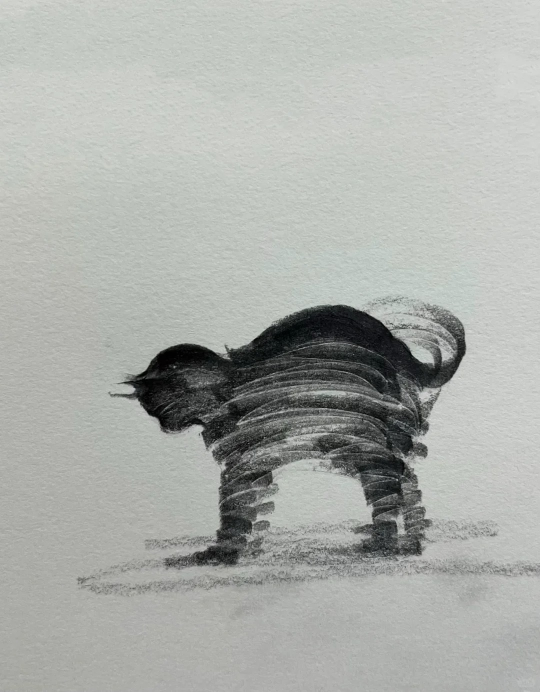
#> input picture assets/style-references/charcoal-sweep-cat-01.jpg, 1080 x 1383 px (shown at 1/2 size)
$ python validate_output.py ../assets/style-references/charcoal-sweep-cat-01.jpg --source ../assets/style-references/charcoal-sweep-cat-02.jpg
#> lines starting #> are read from the running program, lines starting #| are printed output that depends on the picture
### scripts/compose_poster.py
#!/usr/bin/env python3
"""Compose an untouched source photo and a generated abstract panel."""

from __future__ import annotations

import argparse
import json
from pathlib import Path

from PIL import Image, ImageOps


# [9 lines left out: function parse_size, not called in this run]


def auto_photo_share(image: Image.Image) -> float:
    ratio = image.width / image.height
    if ratio >= 1.2:
        return 0.48
    if ratio <= 0.8:
        return 0.62
    return 0.55


def cover(image: Image.Image, size: tuple[int, int], focus: tuple[float, float]) -> Image.Image:
    return ImageOps.fit(
        image,
        size,
        method=Image.Resampling.LANCZOS,
        centering=focus,
    )


# [58 lines left out: functions build_parser, main, not called in this run]


# [2 lines that do not run on import are left out]

### scripts/validate_output.py
#!/usr/bin/env python3
"""Validate dimensions, source-photo fidelity, and clean panel corners."""

from __future__ import annotations

import argparse
import json
from pathlib import Path

from PIL import Image, ImageChops, ImageOps, ImageStat

from compose_poster import auto_photo_share, cover


def parse_ratio(value: str) -> float:
    try:
        width, height = (float(part) for part in value.split(":", 1))
        return width / height
    except (ValueError, ZeroDivisionError) as exc:
        raise argparse.ArgumentTypeError("ratio must look like 9:16") from exc


def parse_hex(value: str) -> tuple[int, int, int]:
    clean = value.strip().lstrip("#")
    if len(clean) != 6:
        raise argparse.ArgumentTypeError("color must use six hexadecimal digits")
    try:
        return tuple(int(clean[index : index + 2], 16) for index in (0, 2, 4))
    except ValueError as exc:
        raise argparse.ArgumentTypeError("color must use hexadecimal digits") from exc


def mean_error(left: Image.Image, right: Image.Image) -> float:
    difference = ImageChops.difference(left, right)
    return sum(ImageStat.Stat(difference).mean) / 3


def corner_error(image: Image.Image, panel_top: int, ivory: tuple[int, int, int]) -> float:
    width, height = image.size
    sample = max(4, round(min(width, height - panel_top) * 0.012))
    boxes = [
        (0, panel_top, sample, panel_top + sample),
        (width - sample, panel_top, width, panel_top + sample),
        (0, height - sample, sample, height),
        (width - sample, height - sample, width, height),
    ]
    reference = Image.new("RGB", (sample, sample), ivory)
    errors = [mean_error(image.crop(box), reference) for box in boxes]
    return sorted(errors)[1]


def build_parser() -> argparse.ArgumentParser:
    parser = argparse.ArgumentParser(description=__doc__)
    parser.add_argument("input", type=Path)
    parser.add_argument("--ratio", type=parse_ratio, default=parse_ratio("9:16"))
    parser.add_argument("--ratio-tolerance", type=float, default=0.001)
    parser.add_argument("--source", type=Path)
    parser.add_argument("--photo-share", type=float)
    parser.add_argument("--focus-x", type=float, default=0.5)
    parser.add_argument("--focus-y", type=float, default=0.5)
    parser.add_argument("--fidelity-tolerance", type=float, default=1.5)
    parser.add_argument("--ivory", type=parse_hex, default=parse_hex("#F3F0E8"))
    parser.add_argument("--corner-tolerance", type=float, default=18.0)
    return parser


def main() -> int:
    args = build_parser().parse_args()
    with Image.open(args.input) as result_file:
#> result_file is the input picture: PIL image 1080x1383 RGB; mean R, G, B 171.3, 174.2, 170
        result = ImageOps.exif_transpose(result_file).convert("RGB")

    actual_ratio = result.width / result.height
#> actual_ratio = 0.781
    ratio_error = abs(actual_ratio - args.ratio)
#> ratio_error = 0.218
    share = args.photo_share
    fidelity_error = None
    if args.source:
        with Image.open(args.source) as source_file:
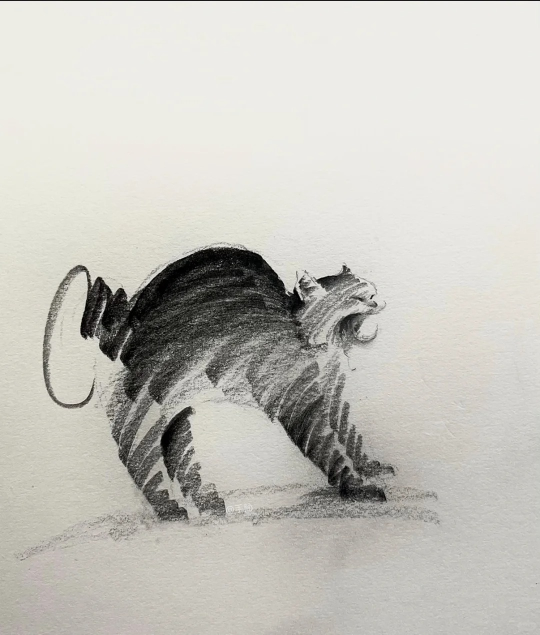
#> input picture assets/style-references/charcoal-sweep-cat-02.jpg, 1080 x 1270 px (shown at 1/2 size)
#> source_file is the input picture: PIL image 1080x1270 RGB; mean R, G, B 197.5, 196, 189.5
            source = ImageOps.exif_transpose(source_file).convert("RGB")
        share = share if share is not None else auto_photo_share(source)
#> share = 0.55
        photo_height = round(result.height * share)
#> photo_height = 761
        expected = cover(source, (result.width, photo_height), (args.focus_x, args.focus_y))
#> in cover, `return ImageOps.fit( image, size, method=Image.Resampling.LANCZOS, cen..`:
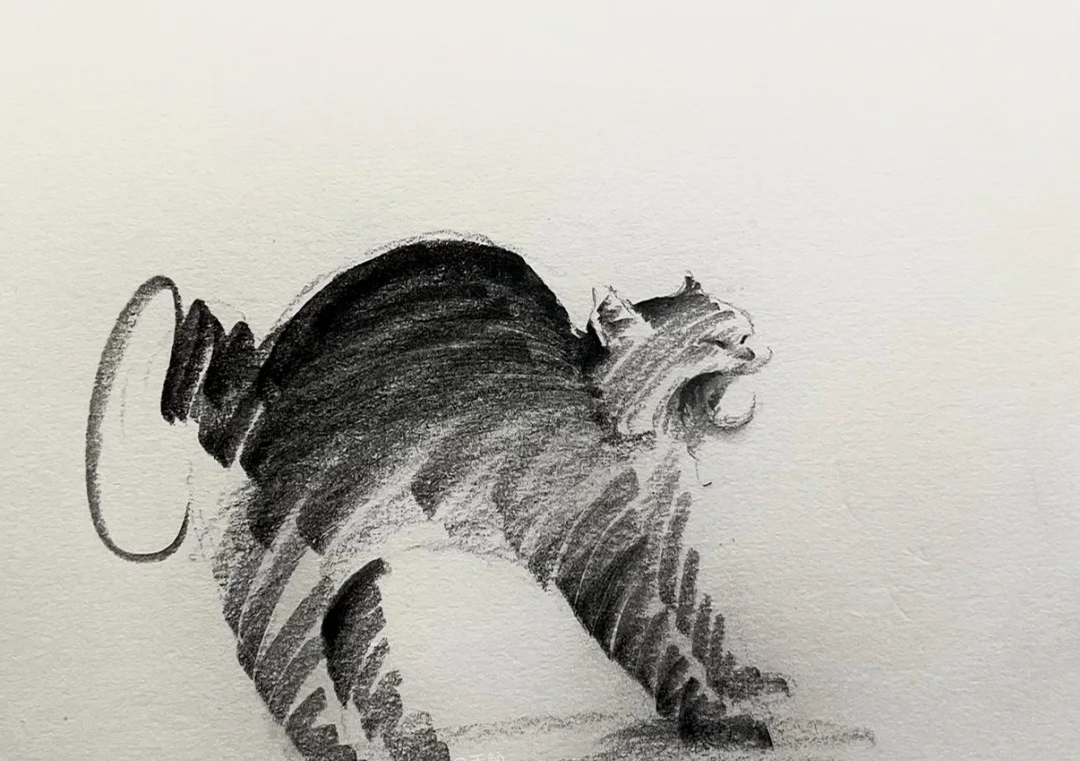
#> returned value: PIL image 1080x761 RGB; mean R, G, B 187.4, 186, 179.2
        fidelity_error = mean_error(result.crop((0, 0, result.width, photo_height)), expected)
#> in mean_error, `difference = ImageChops.difference(left, right)`:
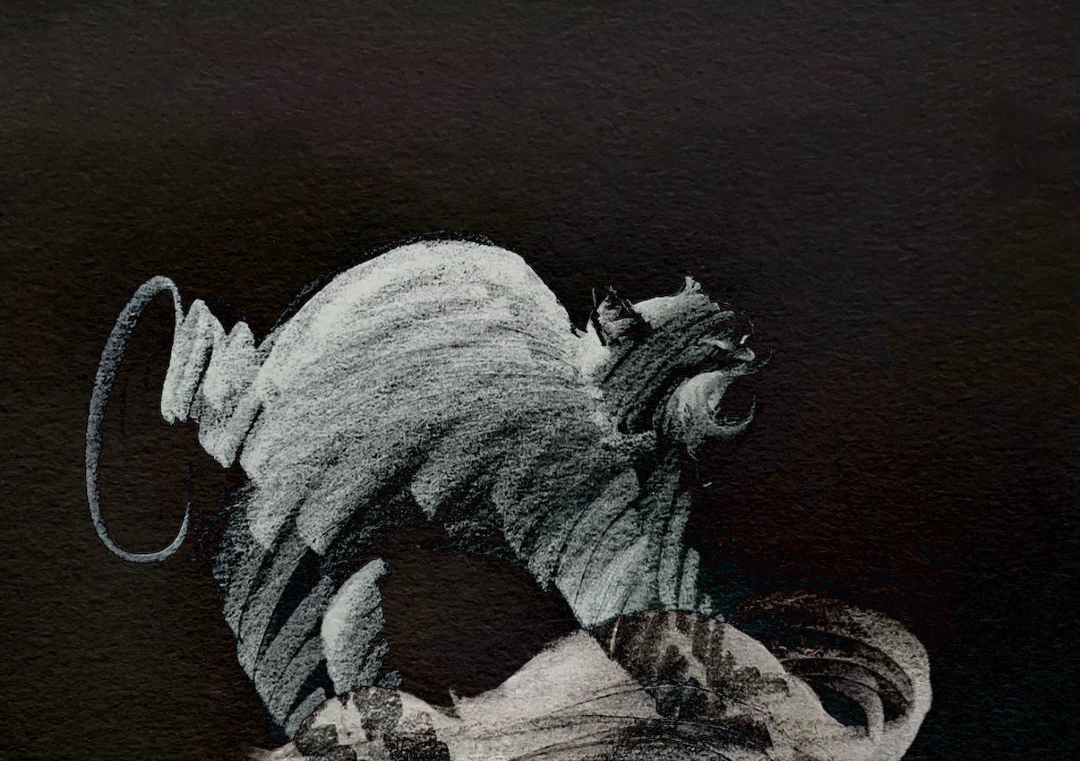
#> difference: PIL image 1080x761 RGB; mean R, G, B 47, 44.7, 42.2
#> in mean_error, `difference = ImageChops.difference(left, right)`:
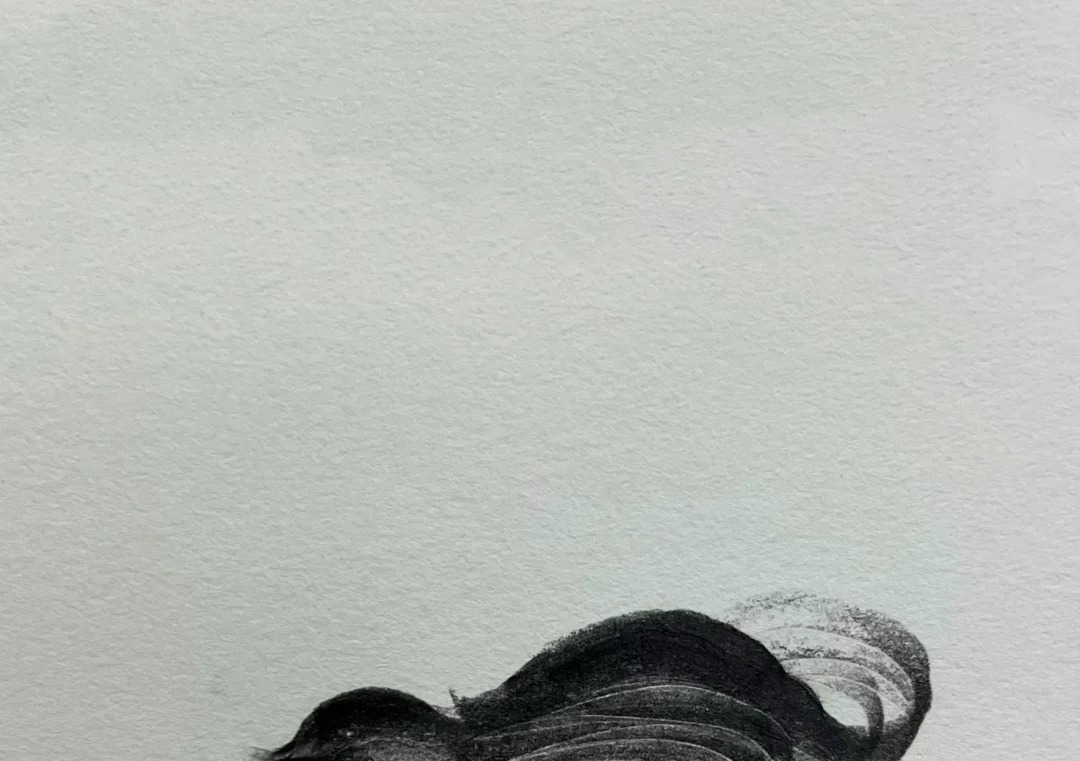
#> left: PIL image 1080x761 RGB; mean R, G, B 183.2, 186.9, 182
#> fidelity_error = 44.65
    elif share is None:
        share = 0.55

    panel_top = round(result.height * share)
#> panel_top = 761
    ivory_error = corner_error(result, panel_top, args.ivory)
#> in corner_error, `sample = max(4, round(min(width, height - panel_top) * 0.012))`: sample = 7
#> in corner_error, `boxes = [ (0, panel_top, sample, panel_top + sample), (width - sample,..`: boxes = [(0, 761, 7, 768), (1073, 761, 1080, 768), (0, 1376, 7, 1383), (1073, 1376, 1080, 1383)]
#> in corner_error, `errors = [mean_error(image.crop(box), reference) for box in boxes]`: errors = [60.95, 35.73, 72.23, 59.66]
#> ivory_error = 59.66
    checks = {
        "ratio": ratio_error <= args.ratio_tolerance,
        "photo_fidelity": fidelity_error is None or fidelity_error <= args.fidelity_tolerance,
        "clean_panel_corners": ivory_error <= args.corner_tolerance,
    }
#> checks = {'ratio': False, 'photo_fidelity': False, 'clean_panel_corners': False}
    report = {
        "input": str(args.input.resolve()),
        "size": [result.width, result.height],
        "actual_ratio": round(actual_ratio, 6),
        "ratio_error": round(ratio_error, 6),
        "photo_fidelity_error": None if fidelity_error is None else round(fidelity_error, 4),
        "panel_corner_error": round(ivory_error, 4),
        "checks": checks,
        "passed": all(checks.values()),
    }
    print(json.dumps(report, ensure_ascii=False, indent=2))
#> (printed output is left out)
    return 0 if report["passed"] else 1


if __name__ == "__main__":
#> (the run stopped early here; a loop or call above may not have finished)
